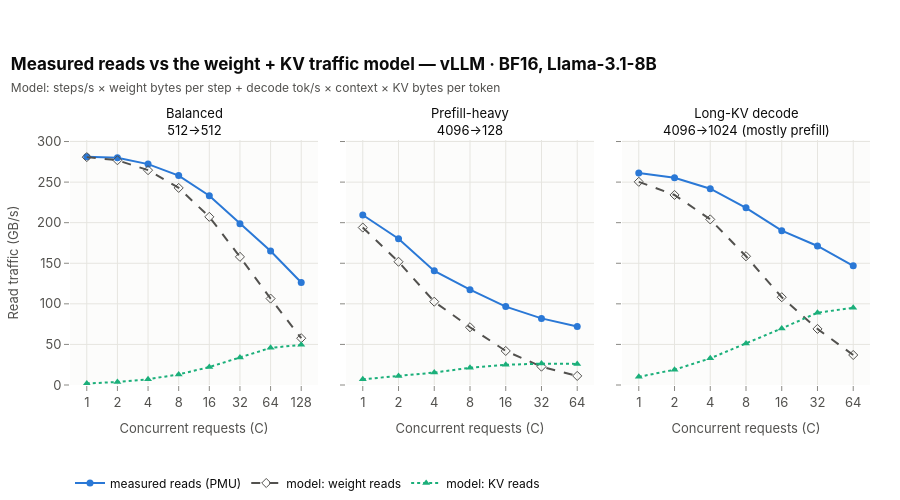

Notebook code cell kept with this figure:
### Markdown cell above
**Interpretation.** The first link of the hypothesis holds for vLLM (more concurrency → much more throughput) but
the next one does not hold for either backend: **total memory traffic is highest with one request and falls as
concurrency rises**, and no configuration approaches the sustainable bandwidth. Concurrency moves serving away
from the memory roof — vLLM at high C is no longer bandwidth-bound — without reaching a compute roof (line above),
and not towards HBM saturation. Section 2 explains why.

## 2. What the traffic consists of

### Code cell
vllm_id = registry.configurations_frame().query("backend == 'vllm' and precision == 'bf16'")["configuration_id"].iloc[0]
fig = plots.traffic_components(primary[primary["workload"].isin(["balanced", "kvdecode", "prefill"])], vllm_id,
                               title=f"Measured reads vs the weight + KV traffic model — {registry.configuration_label(vllm_id)}, "
                                     f"{registry.model_label(MODEL)}",
                               subtitle="Model: steps/s × weight bytes per step + decode tok/s × context × KV bytes per token")
fig.show()
export_figure(fig, "memory_traffic_components", source=NOTEBOOK,
              caption="vLLM measured read traffic vs modelled weight and KV read terms across concurrency (8B).")

### Figure 1 — Plotly figure (JSON) as saved in the notebook; plotly's stock layout.template omitted (floating-point values rounded to 4 significant figures)
{"data": [{"hovertemplate": "measured reads (PMU)<br>C = %{x}<br>%{y:.0f} GB/s<extra></extra>", "legendgroup": "measured reads (PMU)", "line": {"color": "#2a78d6", "dash": "solid", "width": 2}, "marker": {"color": "#2a78d6", "size": 7, "symbol": "circle"}, "mode": "lines+markers", "name": "measured reads (PMU)", "showlegend": true, "type": "scatter", "x": [1, 2, 4, 8, 16, 32, 64, 128], "xaxis": "x", "y": [281.4, 280.1, 272.2, 258.0, 233.2, 198.7, 165.2, 126.2], "yaxis": "y"}, {"hovertemplate": "model: weight reads<br>C = %{x}<br>%{y:.0f} GB/s<extra></extra>", "legendgroup": "model: weight reads", "line": {"color": "#52514e", "dash": "dash", "width": 2}, "marker": {"color": "#52514e", "size": 7, "symbol": "diamond-open"}, "mode": "lines+markers", "name": "model: weight reads", "showlegend": true, "type": "scatter", "x": [1, 2, 4, 8, 16, 32, 64, 128], "xaxis": "x", "y": [280.8, 276.9, 264.7, 242.8, 207.2, 157.9, 106.5, 57.64], "yaxis": "y"}, {"hovertemplate": "model: KV reads<br>C = %{x}<br>%{y:.0f} GB/s<extra></extra>", "legendgroup": "model: KV reads", "line": {"color": "#1baf7a", "dash": "dot", "width": 2}, "marker": {"color": "#1baf7a", "size": 7, "symbol": "triangle-up"}, "mode": "lines+markers", "name": "model: KV reads", "showlegend": true, "type": "scatter", "x": [1, 2, 4, 8, 16, 32, 64, 128], "xaxis": "x", "y": [1.88, 3.708, 7.095, 13.02, 22.14, 33.92, 45.78, 49.44], "yaxis": "y"}, {"hovertemplate": "measured reads (PMU)<br>C = %{x}<br>%{y:.0f} GB/s<extra></extra>", "legendgroup": "measured reads (PMU)", "line": {"color": "#2a78d6", "dash": "solid", "width": 2}, "marker": {"color": "#2a78d6", "size": 7, "symbol": "circle"}, "mode": "lines+markers", "name": "measured reads (PMU)", "showlegend": false, "type": "scatter", "x": [1, 2, 4, 8, 16, 32, 64], "xaxis": "x2", "y": [209.4, 180.2, 140.6, 117.4, 96.59, 82.04, 72.03], "yaxis": "y2"}, {"hovertemplate": "model: weight reads<br>C = %{x}<br>%{y:.0f} GB/s<extra></extra>", "legendgroup": "model: weight reads", "line": {"color": "#52514e", "dash": "dash", "width": 2}, "marker": {"color": "#52514e", "size": 7, "symbol": "diamond-open"}, "mode": "lines+markers", "name": "model: weight reads", "showlegend": false, "type": "scatter", "x": [1, 2, 4, 8, 16, 32, 64], "xaxis": "x2", "y": [194.0, 151.8, 102.6, 71.14, 41.94, 22.61, 11.19], "yaxis": "y2"}, {"hovertemplate": "model: KV reads<br>C = %{x}<br>%{y:.0f} GB/s<extra></extra>", "legendgroup": "model: KV reads", "line": {"color": "#1baf7a", "dash": "dot", "width": 2}, "marker": {"color": "#1baf7a", "size": 7, "symbol": "triangle-up"}, "mode": "lines+markers", "name": "model: KV reads", "showlegend": false, "type": "scatter", "x": [1, 2, 4, 8, 16, 32, 64], "xaxis": "x2", "y": [7.001, 11.2, 15.33, 21.23, 24.87, 26.35, 25.99], "yaxis": "y2"}, {"hovertemplate": "measured reads (PMU)<br>C = %{x}<br>%{y:.0f} GB/s<extra></extra>", "legendgroup": "measured reads (PMU)", "line": {"color": "#2a78d6", "dash": "solid", "width": 2}, "marker": {"color": "#2a78d6", "size": 7, "symbol": "circle"}, "mode": "lines+markers", "name": "measured reads (PMU)", "showlegend": false, "type": "scatter", "x": [1, 2, 4, 8, 16, 32, 64], "xaxis": "x3", "y": [261.1, 255.3, 241.8, 218.3, 190.2, 171.3, 146.9], "yaxis": "y3"}, {"hovertemplate": "model: weight reads<br>C = %{x}<br>%{y:.0f} GB/s<extra></extra>", "legendgroup": "model: weight reads", "line": {"color": "#52514e", "dash": "dash", "width": 2}, "marker": {"color": "#52514e", "size": 7, "symbol": "diamond-open"}, "mode": "lines+markers", "name": "model: weight reads", "showlegend": false, "type": "scatter", "x": [1, 2, 4, 8, 16, 32, 64], "xaxis": "x3", "y": [250.3, 234.2, 204.0, 158.6, 108.1, 69.09, 36.97], "yaxis": "y3"}, {"hovertemplate": "model: KV reads<br>C = %{x}<br>%{y:.0f} GB/s<extra></extra>", "legendgroup": "model: KV reads", "line": {"color": "#1baf7a", "dash": "dot", "width": 2}, "marker": {"color": "#1baf7a", "size": 7, "symbol": "triangle-up"}, "mode": "lines+markers", "name": "model: KV reads", "showlegend": false, "type": "scatter", "x": [1, 2, 4, 8, 16, 32, 64], "xaxis": "x3", "y": [10.07, 18.84, 32.85, 51.1, 69.76, 89.03, 95.2], "yaxis": "y3"}], "layout": {"annotations": [{"font": {"color": "#0b0b0b", "size": 13}, "showarrow": false, "text": "Balanced<br>512→512", "x": 0.155, "xanchor": "center", "xref": "paper", "y": 1.0, "yanchor": "bottom", "yref": "paper"}, {"font": {"color": "#0b0b0b", "size": 13}, "showarrow": false, "text": "Prefill-heavy<br>4096→128", "x": 0.5, "xanchor": "center", "xref": "paper", "y": 1.0, "yanchor": "bottom", "yref": "paper"}, {"font": {"color": "#0b0b0b", "size": 13}, "showarrow": false, "text": "Long-KV decode<br>4096→1024 (mostly prefill)", "x": 0.845, "xanchor": "center", "xref": "paper", "y": 1.0, "yanchor": "bottom", "yref": "paper"}], "height": 500, "title": {"text": "<b>Measured reads vs the weight + KV traffic model — vLLM · BF16, Llama-3.1-8B</b><br><span style='font-size:12px;color:#52514e'>Model: steps/s × weight bytes per step + decode tok/s × context × KV bytes per token</span>"}, "xaxis": {"anchor": "y", "domain": [0.0, 0.31], "ticktext": ["1", "2", "4", "8", "16", "32", "64", "128"], "tickvals": [1, 2, 4, 8, 16, 32, 64, 128], "title": {"text": "Concurrent requests (C)"}, "type": "log"}, "xaxis2": {"anchor": "y2", "domain": [0.345, 0.655], "ticktext": ["1", "2", "4", "8", "16", "32", "64", "128"], "tickvals": [1, 2, 4, 8, 16, 32, 64, 128], "title": {"text": "Concurrent requests (C)"}, "type": "log"}, "xaxis3": {"anchor": "y3", "domain": [0.69, 1.0], "ticktext": ["1", "2", "4", "8", "16", "32", "64", "128"], "tickvals": [1, 2, 4, 8, 16, 32, 64, 128], "title": {"text": "Concurrent requests (C)"}, "type": "log"}, "yaxis": {"anchor": "x", "domain": [0.0, 1.0], "rangemode": "tozero", "title": {"text": "Read traffic (GB/s)"}}, "yaxis2": {"anchor": "x2", "domain": [0.0, 1.0], "matches": "y", "rangemode": "tozero", "showticklabels": false}, "yaxis3": {"anchor": "x3", "domain": [0.0, 1.0], "matches": "y", "rangemode": "tozero", "showticklabels": false}}}
